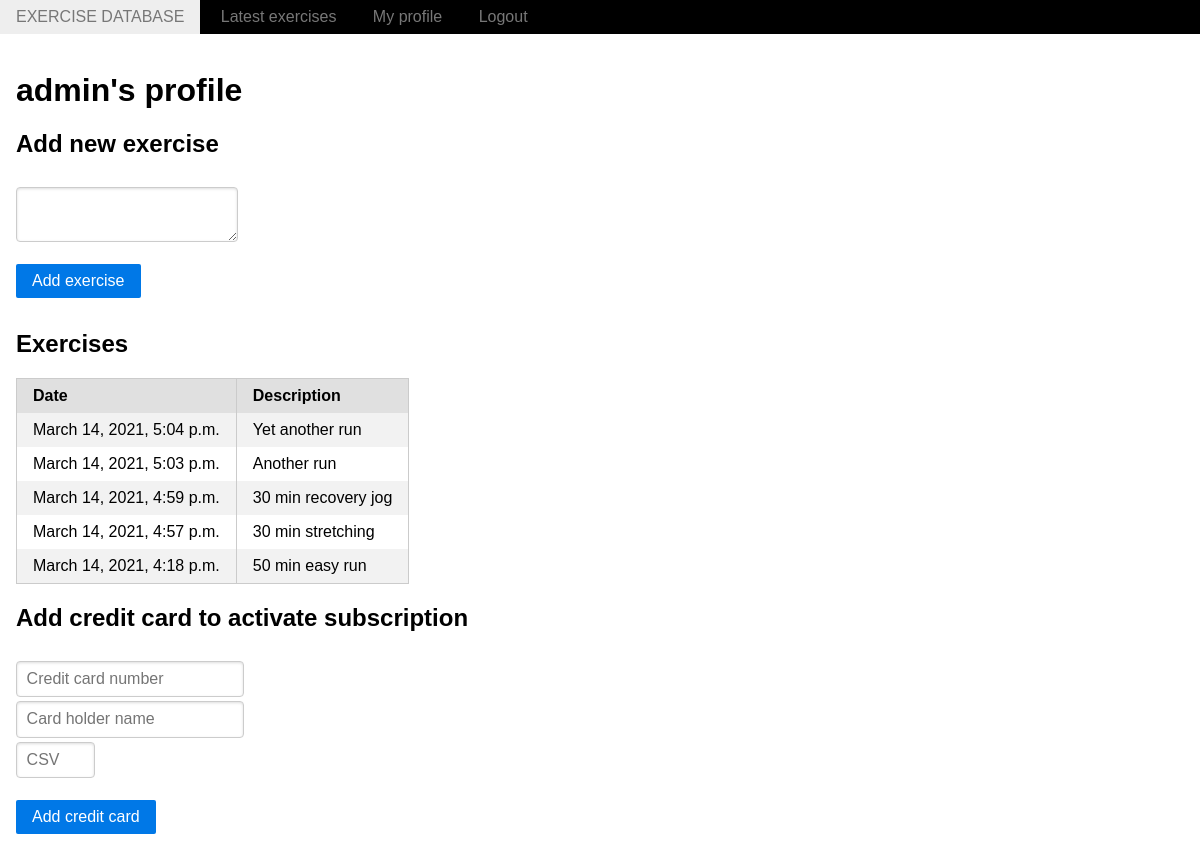
Screenshot of /profile/1 (signed in) with the database file from the repository.
### exercises/models.py (models this page shows)
class Exercise(models.Model):
    owner = models.ForeignKey(User, on_delete=models.CASCADE)
    date = models.DateTimeField(default=timezone.now)
    description = models.TextField()

### exercises/views.py (the view)
# urls.py: path('profile/<int:user_id>', views.profile, name='profile'),
@login_required()
def profile(request, user_id):
    try:
        profile_user = User.objects.get(id=user_id)
        exercises = Exercise.objects.filter(owner=profile_user).order_by('-date')
        credit_cards = CreditCard.objects.filter(owner=profile_user)
        is_me = profile_user == request.user
        context = {'credit_cards': credit_cards, 'exercises': exercises, 'is_me': is_me, 'profile_user': profile_user}
        return render(request, 'profile/index.html', context)
    except  User.DoesNotExist:
        return redirect('/')

### exercises/templates/profile/index.html (shortened to what this page needs)
{% extends "includes/base.html" %}
{% block content %}
    <h1>{{profile_user.username}}'s profile</h1>
    {% if is_me %}
        <h2>Add new exercise</h2>
        <form action='/add/' class="pure-form pure-form-stacked" method="POST">
            <fieldset>
                <textarea name="description"></textarea><br/>
                <input class="pure-button pure-button-primary" type="submit" value="Add exercise"/>
            </fieldset>
        </form>
    {% endif %}
    <h2>Exercises</h2>
    <table class="pure-table">
        <thead>
            <tr>
                <th>Date</th><th>Description</th>
            </tr>
        </thead>
        <tbody>
            {% for e in exercises %}
                <tr class="{% cycle 'pure-table-odd' '' %}">
                    <td>{{e.date}}</td><td>{{e.description}}</td>
                </tr>
            {% endfor %}
        </tbody>
    </table>
    {% if is_me %}
        {% if not credit_cards %}
            <h2>Add credit card to activate subscription</h2>
            <form action='/add-credit-card/' class="pure-form pure-form-stacked" method="POST">
                <fieldset>
                    <input type="text" name="credit-card-number" placeholder="Credit card number"></input>
                    <input type="text" name="credit-card-holder-name" placeholder="Card holder name"></input>
                    <input type="text" name="credit-card-csv" placeholder="CSV" maxlength="3" size="4"></input><br/>
                    <input class="pure-button pure-button-primary" type="submit" value="Add credit card"/>
                </fieldset>
            </form>
        {% endif %}
    {% endif %}
{% endblock %}

### exercises/static/exercises/style.css (style rules this page uses)
h1 { font-size:2em;margin:.67em 0 }
button,input,optgroup,select,textarea { font-family:inherit;font-size:100%;line-height:1.15;margin:0 }
button,input { overflow:visible }
[type=button],[type=reset],[type=submit],button { -webkit-appearance:button }
fieldset { padding:.35em .75em .625em }
textarea { overflow:auto }
.pure-button { display:inline-block;line-height:normal;white-space:nowrap;vertical-align:middle;text-align:center;cursor:pointer;-webkit-user-drag:none;-webkit-user-select:none;-moz-user-select:none;-ms-user-select:none;user-select:none;-webkit-box-sizing:border-box;box-sizing:border-box }
.pure-button { font-family:inherit;font-size:100%;padding:.5em 1em;color:rgba(0,0,0,.8);border:none transparent;background-color:#e6e6e6;text-decoration:none;border-radius:2px }
.pure-button-primary,.pure-button-selected,a.pure-button-primary,a.pure-button-selected { background-color:#0078e7;color:#fff }
.pure-form input[type=color],.pure-form input[type=date],.pure-form input[type=datetime-local],.pure-form input[type=datetime],.pure-form input[type=email],.pure-form input[type=month],.pure-form input[type=number],.pure-form input[type=password],.pure-form input[type=search],.pure-form input[type=tel],.pure-form input[type=text],.pure-form input[type=time],.pure-form input[type=url],.pure-form input[type=week],.pure-form select,.pure-form textarea { padding:.5em .6em;display:inline-block;border:1px solid #ccc;-webkit-box-shadow:inset 0 1px 3px #ddd;box-shadow:inset 0 1px 3px #ddd;border-radius:4px;vertical-align:middle;-webkit-box-sizing:border-box;box-sizing:border-box }
.pure-form fieldset { margin:0;padding:.35em 0 .75em;border:0 }
.pure-form-stacked input[type=color],.pure-form-stacked input[type=date],.pure-form-stacked input[type=datetime-local],.pure-form-stacked input[type=datetime],.pure-form-stacked input[type=email],.pure-form-stacked input[type=file],.pure-form-stacked input[type=month],.pure-form-stacked input[type=number],.pure-form-stacked input[type=password],.pure-form-stacked input[type=search],.pure-form-stacked input[type=tel],.pure-form-stacked input[type=text],.pure-form-stacked input[type=time],.pure-form-stacked input[type=url],.pure-form-stacked input[type=week],.pure-form-stacked label,.pure-form-stacked select,.pure-form-stacked textarea { display:block;margin:.25em 0 }
.pure-table { border-collapse:collapse;border-spacing:0;empty-cells:show;border:1px solid #cbcbcb }
.pure-table td,.pure-table th { border-left:1px solid #cbcbcb;border-width:0 0 0 1px;font-size:inherit;margin:0;overflow:visible;padding:.5em 1em }
.pure-table thead { background-color:#e0e0e0;color:#000;text-align:left;vertical-align:bottom }
.pure-table td { background-color:transparent }
.pure-table-odd td { background-color:#f2f2f2 }

### rows the page displays
Exercise: date "March 14, 2021, 5:04 p.m.", description "Yet another run"
Exercise: date "March 14, 2021, 5:03 p.m.", description "Another run"
Exercise: date "March 14, 2021, 4:59 p.m.", description "30 min recovery jog"
Exercise: date "March 14, 2021, 4:57 p.m.", description "30 min stretching"
Exercise: date "March 14, 2021, 4:18 p.m.", description "50 min easy run"

### other values shown
{{ profile_user.username }} "admin"
